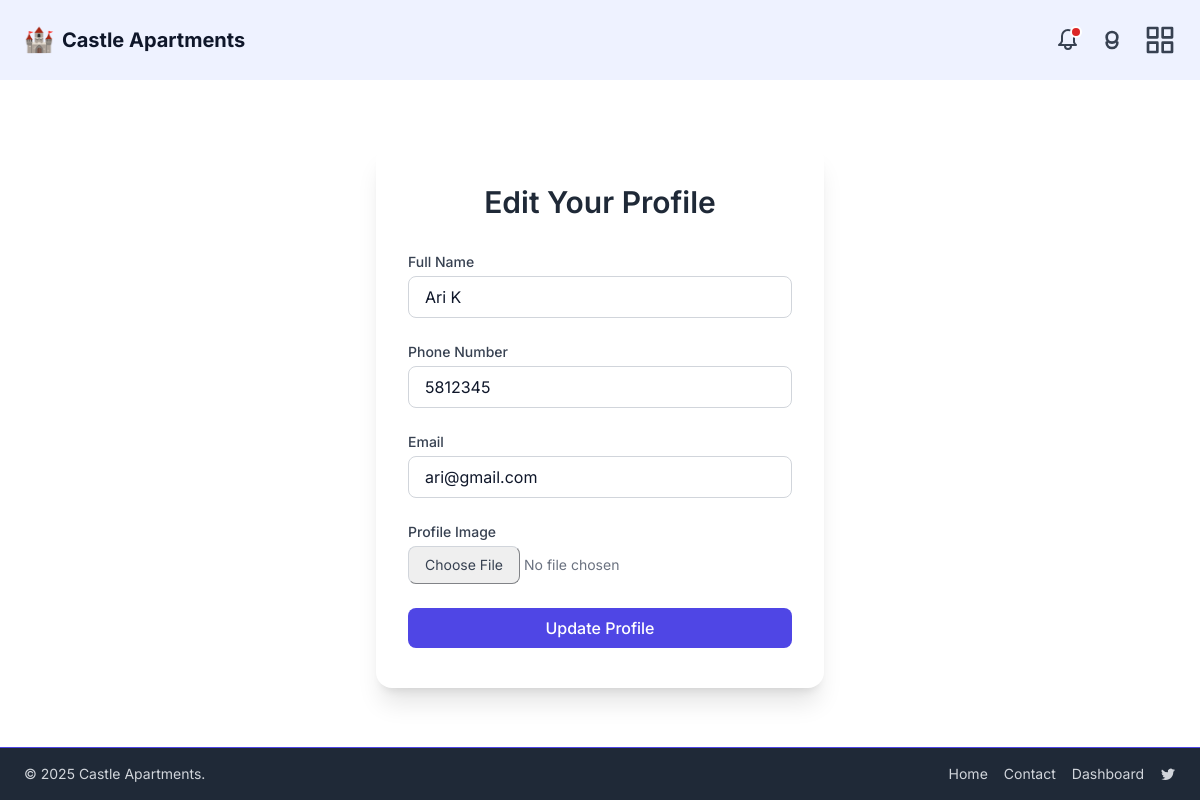
/users/profile/edit/ (signed in), run on the app's committed database.
### users/models.py (models this page shows, shortened)
class User(AbstractUser):
    ADMIN = "admin"
    BUYER = "buyer"
    INDIVIDUAL_SELLER = "individual_seller"
    AGENCY_SELLER = "agency_seller"
    USER_TYPE_CHOICES = [
        (ADMIN, "Admin"),
        (BUYER, "Buyer"),
        (INDIVIDUAL_SELLER, "Individual Seller"),
        (AGENCY_SELLER, "Agency Seller"),
    ]
    phone = models.CharField(max_length=20, blank=True)
    email = models.EmailField("email address", unique=True)
    name = models.CharField("full name", max_length=255, blank=True)
    profile_image = models.ImageField(
        upload_to=user_profile_image_path,
        blank=True,
        null=True,
        help_text="Upload a profile picture.",
    )
    user_type = models.CharField(
        max_length=20,
        choices=USER_TYPE_CHOICES,
        default=BUYER,
        help_text="Designates the type of user.",
    )
    USERNAME_FIELD = "username"
    REQUIRED_FIELDS = ["email", "user_type", "name"]

### users/views.py (the view, shortened to what this page needs)
# urls.py: path('profile/edit/',      ProfileEditView.as_view(),             name='profile_edit'),
class ProfileEditView(LoginRequiredMixin, UpdateView):
    form_class    = ProfileForm
    template_name = 'users/profile_edit.html'
    success_url   = reverse_lazy('users:profile')
    def get_object(self):
        return self.request.user

### users/templates/users/profile_edit.html (shortened to what this page needs)
{% extends "base.html" %}
{% block content %}
<div class="max-w-md mx-auto mt-16">
  <div class="bg-white shadow-xl rounded-2xl px-8 py-10">
    <h1 class="text-3xl font-semibold text-gray-800 text-center mb-8">Edit Your Profile</h1>
    <form method="post" enctype="multipart/form-data" class="space-y-6">
      <div>
        <label for="{{ form.name.id_for_label }}" class="block text-sm font-medium text-gray-700 mb-1">
          Full Name
        </label>
        {{ form.name }}
      </div>
      <div>
        <label for="{{ form.phone.id_for_label }}" class="block text-sm font-medium text-gray-700 mb-1">
          Phone Number
        </label>
        {{ form.phone }}
      </div>
      <div>
        <label for="{{ form.email.id_for_label }}" class="block text-sm font-medium text-gray-700 mb-1">
          Email
        </label>
        {{ form.email }}
      </div>
      <div>
        <label for="{{ form.profile_image.id_for_label }}" class="block text-sm font-medium text-gray-700 mb-1">
          Profile Image
        </label>
        {{ form.profile_image }}
      </div>
      <button type="submit"
              class="w-full py-2 bg-indigo-600 hover:bg-indigo-700 text-white font-medium rounded-lg">
        Update Profile
      </button>
    </form>
  </div>
</div>
{% endblock %}

### data on the page
User: name "Ari K", phone "5812345", email "ari@gmail.com"
